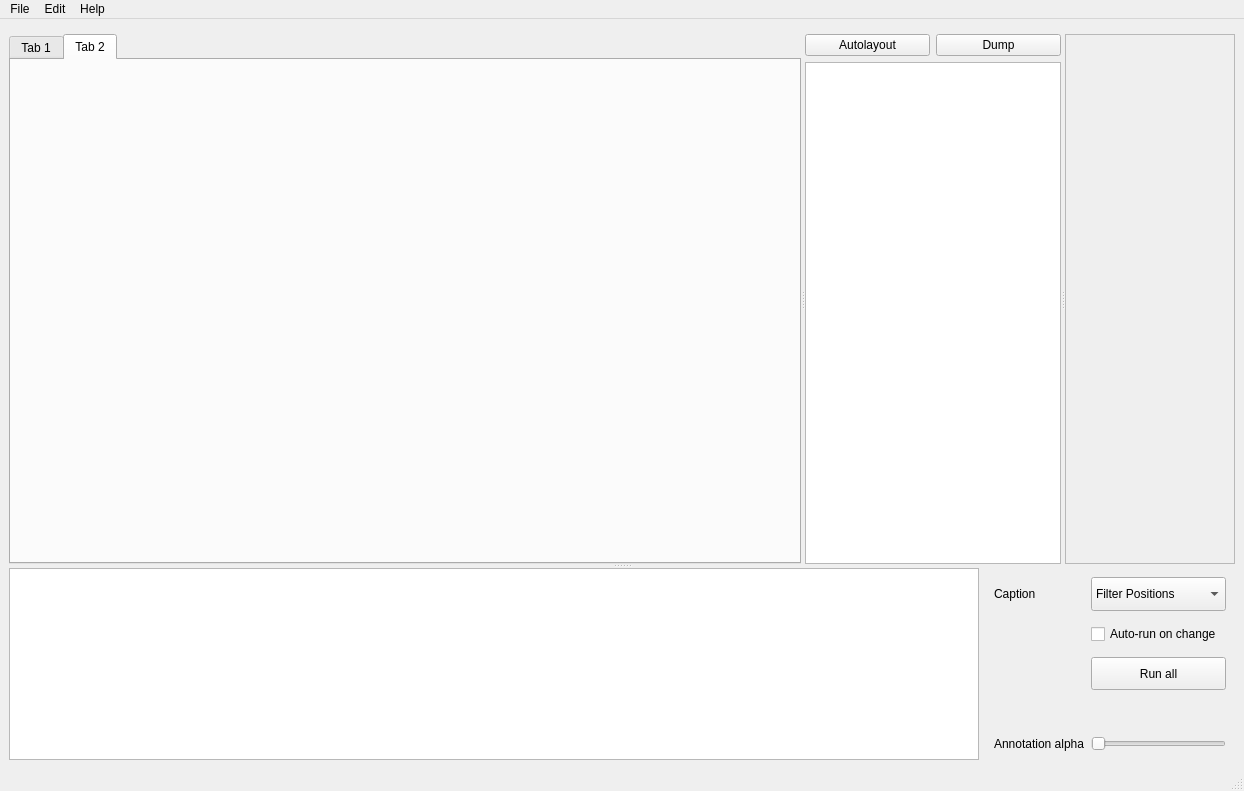
<?xml version="1.0" encoding="UTF-8"?>
<ui version="4.0">
 <class>MainWindow</class>
 <widget class="QMainWindow" name="MainWindow">
  <property name="geometry">
   <rect>
    <x>0</x>
    <y>0</y>
    <width>1244</width>
    <height>791</height>
   </rect>
  </property>
  <property name="acceptDrops">
   <bool>false</bool>
  </property>
  <property name="windowTitle">
   <string>MainWindow</string>
  </property>
  <widget class="QWidget" name="centralwidget">
   <property name="sizePolicy">
    <sizepolicy hsizetype="Maximum" vsizetype="Maximum">
     <horstretch>1</horstretch>
     <verstretch>1</verstretch>
    </sizepolicy>
   </property>
   <layout class="QGridLayout" name="gridLayout">
    <item row="1" column="1">
     <widget class="QSplitter" name="mainSplit">
      <property name="orientation">
       <enum>Qt::Vertical</enum>
      </property>
      <widget class="QSplitter" name="splitter">
       <property name="sizePolicy">
        <sizepolicy hsizetype="Expanding" vsizetype="Expanding">
         <horstretch>0</horstretch>
         <verstretch>10</verstretch>
        </sizepolicy>
       </property>
       <property name="orientation">
        <enum>Qt::Horizontal</enum>
       </property>
       <widget class="QTabWidget" name="tabWidget">
        <property name="sizePolicy">
         <sizepolicy hsizetype="Expanding" vsizetype="Expanding">
          <horstretch>1</horstretch>
          <verstretch>0</verstretch>
         </sizepolicy>
        </property>
        <property name="currentIndex">
         <number>1</number>
        </property>
        <widget class="QWidget" name="tab">
         <attribute name="title">
          <string>Tab 1</string>
         </attribute>
        </widget>
        <widget class="QWidget" name="tab_2">
         <attribute name="title">
          <string>Tab 2</string>
         </attribute>
        </widget>
       </widget>
       <widget class="QWidget" name="layoutWidget">
        <layout class="QVBoxLayout" name="verticalLayout" stretch="0,0">
         <item>
          <layout class="QHBoxLayout" name="horizontalLayout" stretch="0,0">
           <item>
            <widget class="QPushButton" name="autolayoutButton">
             <property name="sizePolicy">
              <sizepolicy hsizetype="MinimumExpanding" vsizetype="Fixed">
               <horstretch>1</horstretch>
               <verstretch>0</verstretch>
              </sizepolicy>
             </property>
             <property name="text">
              <string>Autolayout</string>
             </property>
            </widget>
           </item>
           <item>
            <widget class="QPushButton" name="dumpButton">
             <property name="sizePolicy">
              <sizepolicy hsizetype="MinimumExpanding" vsizetype="Fixed">
               <horstretch>1</horstretch>
               <verstretch>0</verstretch>
              </sizepolicy>
             </property>
             <property name="text">
              <string>Dump</string>
             </property>
            </widget>
           </item>
          </layout>
         </item>
         <item>
          <widget class="GraphView" name="view">
           <property name="sizePolicy">
            <sizepolicy hsizetype="Expanding" vsizetype="Expanding">
             <horstretch>0</horstretch>
             <verstretch>0</verstretch>
            </sizepolicy>
           </property>
           <property name="verticalScrollBarPolicy">
            <enum>Qt::ScrollBarAsNeeded</enum>
           </property>
           <property name="horizontalScrollBarPolicy">
            <enum>Qt::ScrollBarAsNeeded</enum>
           </property>
           <property name="renderHints">
            <set>QPainter::Antialiasing|QPainter::HighQualityAntialiasing|QPainter::TextAntialiasing</set>
           </property>
           <property name="dragMode">
            <enum>QGraphicsView::RubberBandDrag</enum>
           </property>
          </widget>
         </item>
        </layout>
       </widget>
       <widget class="Collapser" name="paletteArea">
        <property name="sizePolicy">
         <sizepolicy hsizetype="Preferred" vsizetype="Expanding">
          <horstretch>0</horstretch>
          <verstretch>0</verstretch>
         </sizepolicy>
        </property>
        <property name="minimumSize">
         <size>
          <width>120</width>
          <height>0</height>
         </size>
        </property>
        <property name="maximumSize">
         <size>
          <width>16777215</width>
          <height>16777215</height>
         </size>
        </property>
        <property name="verticalScrollBarPolicy">
         <enum>Qt::ScrollBarAsNeeded</enum>
        </property>
        <property name="horizontalScrollBarPolicy">
         <enum>Qt::ScrollBarAlwaysOff</enum>
        </property>
        <property name="sizeAdjustPolicy">
         <enum>QAbstractScrollArea::AdjustToContents</enum>
        </property>
        <property name="widgetResizable">
         <bool>true</bool>
        </property>
       </widget>
      </widget>
      <widget class="QWidget" name="horizontalWidget" native="true">
       <property name="sizePolicy">
        <sizepolicy hsizetype="Preferred" vsizetype="Preferred">
         <horstretch>0</horstretch>
         <verstretch>0</verstretch>
        </sizepolicy>
       </property>
       <layout class="QHBoxLayout" name="horizontalLayout_2" stretch="0,0">
        <property name="sizeConstraint">
         <enum>QLayout::SetDefaultConstraint</enum>
        </property>
        <item>
         <widget class="TextEditWithHelp" name="logText">
          <property name="sizePolicy">
           <sizepolicy hsizetype="Expanding" vsizetype="Expanding">
            <horstretch>0</horstretch>
            <verstretch>0</verstretch>
           </sizepolicy>
          </property>
          <property name="maximumSize">
           <size>
            <width>16777215</width>
            <height>16777215</height>
           </size>
          </property>
          <property name="baseSize">
           <size>
            <width>0</width>
            <height>0</height>
           </size>
          </property>
         </widget>
        </item>
        <item>
         <widget class="QWidget" name="extraCtrls" native="true">
          <property name="minimumSize">
           <size>
            <width>250</width>
            <height>0</height>
           </size>
          </property>
          <property name="maximumSize">
           <size>
            <width>250</width>
            <height>16777215</height>
           </size>
          </property>
          <layout class="QGridLayout" name="gridLayout_2">
           <item row="1" column="1">
            <widget class="QCheckBox" name="autoRun">
             <property name="sizePolicy">
              <sizepolicy hsizetype="Minimum" vsizetype="Minimum">
               <horstretch>0</horstretch>
               <verstretch>0</verstretch>
              </sizepolicy>
             </property>
             <property name="text">
              <string>Auto-run on change</string>
             </property>
            </widget>
           </item>
           <item row="2" column="1">
            <widget class="QPushButton" name="runAllButton">
             <property name="sizePolicy">
              <sizepolicy hsizetype="Minimum" vsizetype="Minimum">
               <horstretch>0</horstretch>
               <verstretch>0</verstretch>
              </sizepolicy>
             </property>
             <property name="text">
              <string>Run all</string>
             </property>
            </widget>
           </item>
           <item row="4" column="0">
            <widget class="QLabel" name="label">
             <property name="text">
              <string>Annotation alpha</string>
             </property>
            </widget>
           </item>
           <item row="3" column="0" colspan="2">
            <widget class="QLabel" name="undoStatus">
             <property name="text">
              <string/>
             </property>
            </widget>
           </item>
           <item row="0" column="0">
            <widget class="QLabel" name="caplabel">
             <property name="text">
              <string>Caption</string>
             </property>
            </widget>
           </item>
           <item row="0" column="1">
            <widget class="QComboBox" name="capCombo">
             <property name="sizePolicy">
              <sizepolicy hsizetype="Preferred" vsizetype="Preferred">
               <horstretch>0</horstretch>
               <verstretch>0</verstretch>
              </sizepolicy>
             </property>
             <property name="minimumSize">
              <size>
               <width>120</width>
               <height>0</height>
              </size>
             </property>
             <item>
              <property name="text">
               <string>Filter Positions</string>
              </property>
             </item>
             <item>
              <property name="text">
               <string>Filter Names</string>
              </property>
             </item>
             <item>
              <property name="text">
               <string>Wavelengths</string>
              </property>
             </item>
             <item>
              <property name="text">
               <string>None</string>
              </property>
             </item>
            </widget>
           </item>
           <item row="4" column="1">
            <widget class="QSlider" name="annotalphaSlider">
             <property name="maximum">
              <number>100</number>
             </property>
             <property name="orientation">
              <enum>Qt::Horizontal</enum>
             </property>
            </widget>
           </item>
          </layout>
         </widget>
        </item>
       </layout>
      </widget>
     </widget>
    </item>
    <item row="0" column="1">
     <widget class="QWidget" name="inputSelectorFrame" native="true"/>
    </item>
   </layout>
  </widget>
  <widget class="QMenuBar" name="menubar">
   <property name="geometry">
    <rect>
     <x>0</x>
     <y>0</y>
     <width>1244</width>
     <height>21</height>
    </rect>
   </property>
   <widget class="QMenu" name="menuFile">
    <property name="title">
     <string>File</string>
    </property>
    <addaction name="actionOpen"/>
    <addaction name="actionSave"/>
    <addaction name="actionSave_As"/>
    <addaction name="actionSave_As_without_inputs"/>
    <addaction name="action_New"/>
    <addaction name="actionNew_Macro"/>
   </widget>
   <widget class="QMenu" name="menuEdit">
    <property name="title">
     <string>Edit</string>
    </property>
    <addaction name="actionCopy"/>
    <addaction name="actionPaste"/>
    <addaction name="actionCut"/>
    <addaction name="actionUndo"/>
    <addaction name="actionRedo"/>
   </widget>
   <widget class="QMenu" name="menuHelp">
    <property name="title">
     <string>Help</string>
    </property>
    <addaction name="actionAbout"/>
   </widget>
   <addaction name="menuFile"/>
   <addaction name="menuEdit"/>
   <addaction name="menuHelp"/>
  </widget>
  <widget class="QStatusBar" name="statusbar"/>
  <action name="actionSave">
   <property name="text">
    <string>&amp;Save</string>
   </property>
   <property name="shortcut">
    <string>Ctrl+S</string>
   </property>
  </action>
  <action name="actionOpen">
   <property name="text">
    <string>&amp;Open</string>
   </property>
   <property name="shortcut">
    <string>Ctrl+O</string>
   </property>
  </action>
  <action name="actionSave_As">
   <property name="text">
    <string>Save &amp;As</string>
   </property>
  </action>
  <action name="action_New">
   <property name="text">
    <string>&amp;New</string>
   </property>
  </action>
  <action name="actionCopy">
   <property name="text">
    <string>Copy</string>
   </property>
   <property name="shortcut">
    <string>Ctrl+C</string>
   </property>
  </action>
  <action name="actionPaste">
   <property name="text">
    <string>Paste</string>
   </property>
   <property name="shortcut">
    <string>Ctrl+V</string>
   </property>
  </action>
  <action name="actionCut">
   <property name="text">
    <string>Cut</string>
   </property>
   <property name="shortcut">
    <string>Ctrl+X</string>
   </property>
  </action>
  <action name="actionNew_Macro">
   <property name="text">
    <string>New Macro</string>
   </property>
  </action>
  <action name="actionUndo">
   <property name="text">
    <string>Undo</string>
   </property>
   <property name="shortcut">
    <string>Ctrl+Z</string>
   </property>
   <property name="shortcutContext">
    <enum>Qt::WindowShortcut</enum>
   </property>
  </action>
  <action name="actionRedo">
   <property name="text">
    <string>Redo</string>
   </property>
   <property name="shortcut">
    <string>Ctrl+Y</string>
   </property>
   <property name="shortcutContext">
    <enum>Qt::WindowShortcut</enum>
   </property>
  </action>
  <action name="actionAbout">
   <property name="text">
    <string>About</string>
   </property>
  </action>
  <action name="actionSave_As_without_inputs">
   <property name="text">
    <string>Save As (without inputs)</string>
   </property>
  </action>
 </widget>
 <customwidgets>
  <customwidget>
   <class>GraphView</class>
   <extends>QGraphicsView</extends>
   <header>pcot.ui.graphview</header>
  </customwidget>
  <customwidget>
   <class>TextEditWithHelp</class>
   <extends>QTextEdit</extends>
   <header>pcot.ui.textedit</header>
  </customwidget>
  <customwidget>
   <class>Collapser</class>
   <extends>QScrollArea</extends>
   <header>pcot.ui.collapser</header>
   <container>1</container>
  </customwidget>
 </customwidgets>
 <resources/>
 <connections/>
</ui>
